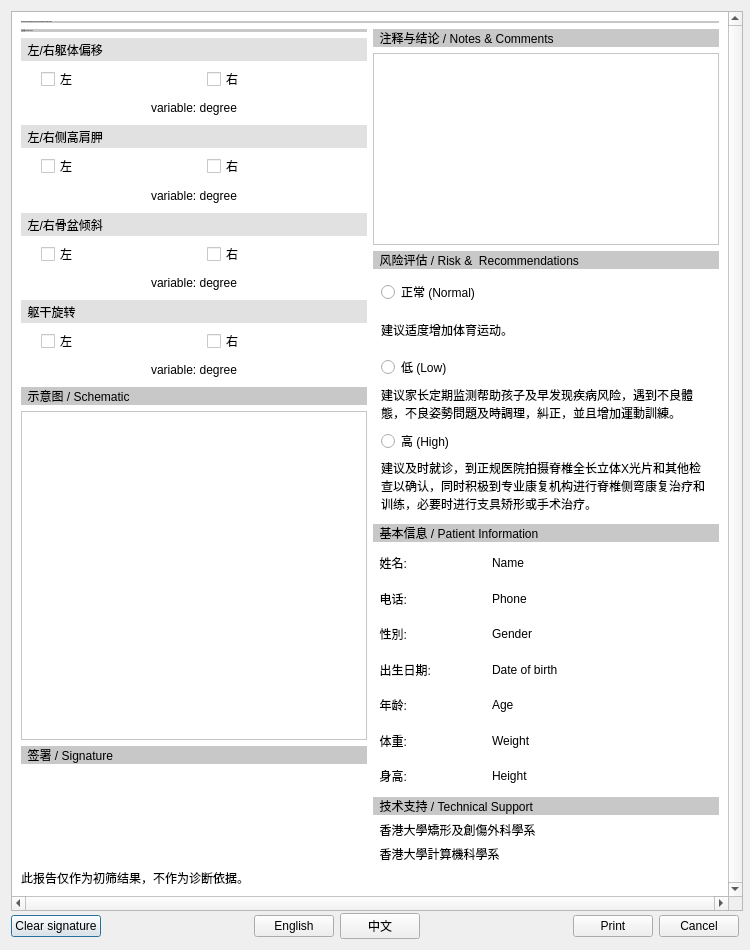
<?xml version="1.0" encoding="UTF-8"?>
<ui version="4.0">
 <class>ReportDialog_EngUI</class>
 <widget class="QDialog" name="ReportDialog_EngUI">
  <property name="geometry">
   <rect>
    <x>0</x>
    <y>0</y>
    <width>750</width>
    <height>950</height>
   </rect>
  </property>
  <property name="minimumSize">
   <size>
    <width>600</width>
    <height>900</height>
   </size>
  </property>
  <property name="maximumSize">
   <size>
    <width>1213</width>
    <height>1485</height>
   </size>
  </property>
  <property name="windowTitle">
   <string>Report</string>
  </property>
  <layout class="QVBoxLayout" name="verticalLayout">
   <item>
    <widget class="QScrollArea" name="scrollArea">
     <property name="minimumSize">
      <size>
       <width>732</width>
       <height>900</height>
      </size>
     </property>
     <property name="maximumSize">
      <size>
       <width>1464</width>
       <height>1800</height>
      </size>
     </property>
     <property name="sizeIncrement">
      <size>
       <width>10</width>
       <height>10</height>
      </size>
     </property>
     <property name="baseSize">
      <size>
       <width>732</width>
       <height>900</height>
      </size>
     </property>
     <property name="verticalScrollBarPolicy">
      <enum>Qt::ScrollBarAlwaysOn</enum>
     </property>
     <property name="horizontalScrollBarPolicy">
      <enum>Qt::ScrollBarAlwaysOn</enum>
     </property>
     <property name="widgetResizable">
      <bool>true</bool>
     </property>
     <widget class="QWidget" name="scrollAreaWidgetContents_3">
      <property name="geometry">
       <rect>
        <x>0</x>
        <y>0</y>
        <width>713</width>
        <height>882</height>
       </rect>
      </property>
      <property name="styleSheet">
       <string notr="true">background-color: rgb(255, 255, 255);</string>
      </property>
      <layout class="QVBoxLayout" name="verticalLayout_2">
       <item>
        <layout class="QHBoxLayout" name="a_TitleLayout">
         <property name="spacing">
          <number>6</number>
         </property>
         <property name="sizeConstraint">
          <enum>QLayout::SetDefaultConstraint</enum>
         </property>
         <item>
          <widget class="QLabel" name="TitleLabel">
           <property name="maximumSize">
            <size>
             <width>16777215</width>
             <height>100</height>
            </size>
           </property>
           <property name="font">
            <font>
             <family>MS Shell Dlg 2</family>
             <pointsize>-1</pointsize>
             <weight>50</weight>
             <italic>false</italic>
             <bold>false</bold>
            </font>
           </property>
           <property name="styleSheet">
            <string notr="true">
													font: 20px &quot;MS Shell Dlg 2&quot;;
													background-color: rgb(200, 200, 200);
												</string>
           </property>
           <property name="text">
            <string>Scoliosis Back Quantitative Analysis and Comparison Research Report</string>
           </property>
          </widget>
         </item>
        </layout>
       </item>
       <item>
        <layout class="QHBoxLayout" name="b_ContentLayout" stretch="1,1">
         <item>
          <layout class="QVBoxLayout" name="LeftVerticalLayout" stretch="3,3,1">
           <item>
            <layout class="QVBoxLayout" name="ResultAnalysis" stretch="1,1,1,1,1">
             <item>
              <widget class="QLabel" name="label_15">
               <property name="enabled">
                <bool>true</bool>
               </property>
               <property name="sizePolicy">
                <sizepolicy hsizetype="Preferred" vsizetype="Fixed">
                 <horstretch>0</horstretch>
                 <verstretch>0</verstretch>
                </sizepolicy>
               </property>
               <property name="font">
                <font>
                 <family>MS Shell Dlg 2</family>
                 <pointsize>-1</pointsize>
                 <weight>50</weight>
                 <italic>false</italic>
                 <bold>false</bold>
                 <underline>false</underline>
                </font>
               </property>
               <property name="styleSheet">
                <string notr="true">
																	font: 16px &quot;MS Shell Dlg 2&quot;;
																	background-color: rgb(200, 200, 200);
																</string>
               </property>
               <property name="text">
                <string>  结果分析 / Result Analysis</string>
               </property>
              </widget>
             </item>
             <item>
              <layout class="QVBoxLayout" name="ParameterBox_3">
               <item>
                <widget class="QLabel" name="nameLabel_10">
                 <property name="styleSheet">
                  <string notr="true">
																			font: 20px &quot;MS Shell Dlg 2&quot;;
																			background-color: rgb(225, 225, 225);
																		</string>
                 </property>
                 <property name="text">
                  <string>  左/右躯体偏移</string>
                 </property>
                </widget>
               </item>
               <item>
                <layout class="QHBoxLayout" name="horizontalLayout_9">
                 <property name="leftMargin">
                  <number>20</number>
                 </property>
                 <item>
                  <widget class="QCheckBox" name="leftCheckBox1">
                   <property name="styleSheet">
                    <string notr="true">
																					font: 14px &quot;MS Shell Dlg 2&quot;;
																				</string>
                   </property>
                   <property name="text">
                    <string>左</string>
                   </property>
                   <property name="checkable">
                    <bool>true</bool>
                   </property>
                   <property name="autoExclusive">
                    <bool>false</bool>
                   </property>
                  </widget>
                 </item>
                 <item>
                  <widget class="QCheckBox" name="rightCheckBox1">
                   <property name="styleSheet">
                    <string notr="true">
																					font: 14px &quot;MS Shell Dlg 2&quot;;
																				</string>
                   </property>
                   <property name="text">
                    <string>右</string>
                   </property>
                   <property name="checkable">
                    <bool>true</bool>
                   </property>
                   <property name="autoExclusive">
                    <bool>false</bool>
                   </property>
                  </widget>
                 </item>
                </layout>
               </item>
               <item>
                <widget class="QLabel" name="variable1Labe2">
                 <property name="styleSheet">
                  <string notr="true">
																			font: 16px &quot;MS Shell Dlg 2&quot;;
																		</string>
                 </property>
                 <property name="text">
                  <string>variable: degree</string>
                 </property>
                 <property name="alignment">
                  <set>Qt::AlignCenter</set>
                 </property>
                </widget>
               </item>
              </layout>
             </item>
             <item>
              <layout class="QVBoxLayout" name="ParameterBox_1">
               <item>
                <widget class="QLabel" name="nameLabel_8">
                 <property name="styleSheet">
                  <string notr="true">
																			font: 20px &quot;MS Shell Dlg 2&quot;;
																			background-color: rgb(225, 225, 225);
																		</string>
                 </property>
                 <property name="text">
                  <string>  左/右侧高肩胛</string>
                 </property>
                </widget>
               </item>
               <item>
                <layout class="QHBoxLayout" name="horizontalLayout_10" stretch="0,0">
                 <property name="leftMargin">
                  <number>20</number>
                 </property>
                 <item>
                  <widget class="QCheckBox" name="leftCheckBox2">
                   <property name="styleSheet">
                    <string notr="true">
																					font: 14px &quot;MS Shell Dlg 2&quot;;
																				</string>
                   </property>
                   <property name="text">
                    <string>左</string>
                   </property>
                   <property name="checkable">
                    <bool>true</bool>
                   </property>
                   <property name="autoExclusive">
                    <bool>false</bool>
                   </property>
                  </widget>
                 </item>
                 <item>
                  <widget class="QCheckBox" name="rightCheckBox2">
                   <property name="styleSheet">
                    <string notr="true">
																					font: 14px &quot;MS Shell Dlg 2&quot;;
																				</string>
                   </property>
                   <property name="text">
                    <string>右</string>
                   </property>
                   <property name="checkable">
                    <bool>true</bool>
                   </property>
                   <property name="autoExclusive">
                    <bool>false</bool>
                   </property>
                  </widget>
                 </item>
                </layout>
               </item>
               <item>
                <widget class="QLabel" name="variable1Label4">
                 <property name="styleSheet">
                  <string notr="true">
																			font: 16px &quot;MS Shell Dlg 2&quot;;
																		</string>
                 </property>
                 <property name="text">
                  <string>variable: degree</string>
                 </property>
                 <property name="alignment">
                  <set>Qt::AlignCenter</set>
                 </property>
                </widget>
               </item>
              </layout>
             </item>
             <item>
              <layout class="QVBoxLayout" name="ParameterBox_2">
               <item>
                <widget class="QLabel" name="nameLabel_9">
                 <property name="styleSheet">
                  <string notr="true">
																			font: 20px &quot;MS Shell Dlg 2&quot;;
																			background-color: rgb(225, 225, 225);
																		</string>
                 </property>
                 <property name="text">
                  <string>  左/右骨盆倾斜</string>
                 </property>
                </widget>
               </item>
               <item>
                <layout class="QHBoxLayout" name="horizontalLayout_11">
                 <property name="leftMargin">
                  <number>20</number>
                 </property>
                 <item>
                  <widget class="QCheckBox" name="leftCheckBox3">
                   <property name="styleSheet">
                    <string notr="true">
																					font: 14px &quot;MS Shell Dlg 2&quot;;
																				</string>
                   </property>
                   <property name="text">
                    <string>左</string>
                   </property>
                   <property name="checkable">
                    <bool>true</bool>
                   </property>
                   <property name="autoExclusive">
                    <bool>false</bool>
                   </property>
                  </widget>
                 </item>
                 <item>
                  <widget class="QCheckBox" name="rightCheckBox3">
                   <property name="styleSheet">
                    <string notr="true">
																					font: 14px &quot;MS Shell Dlg 2&quot;;
																				</string>
                   </property>
                   <property name="text">
                    <string>右</string>
                   </property>
                   <property name="checkable">
                    <bool>true</bool>
                   </property>
                   <property name="autoExclusive">
                    <bool>false</bool>
                   </property>
                  </widget>
                 </item>
                </layout>
               </item>
               <item>
                <widget class="QLabel" name="variable1Label6">
                 <property name="styleSheet">
                  <string notr="true">
																			font: 16px &quot;MS Shell Dlg 2&quot;;
																		</string>
                 </property>
                 <property name="text">
                  <string>variable: degree</string>
                 </property>
                 <property name="alignment">
                  <set>Qt::AlignCenter</set>
                 </property>
                </widget>
               </item>
              </layout>
             </item>
             <item>
              <layout class="QVBoxLayout" name="ParameterBox_4">
               <item>
                <widget class="QLabel" name="nameLabel_11">
                 <property name="styleSheet">
                  <string notr="true">
																			font: 20px &quot;MS Shell Dlg 2&quot;;
																			background-color: rgb(225, 225, 225);
																		</string>
                 </property>
                 <property name="text">
                  <string>  躯干旋转</string>
                 </property>
                </widget>
               </item>
               <item>
                <layout class="QHBoxLayout" name="horizontalLayout_12">
                 <property name="leftMargin">
                  <number>20</number>
                 </property>
                 <item>
                  <widget class="QCheckBox" name="leftCheckBox4">
                   <property name="styleSheet">
                    <string notr="true">
																					font: 14px &quot;MS Shell Dlg 2&quot;;
																				</string>
                   </property>
                   <property name="text">
                    <string>左</string>
                   </property>
                   <property name="checkable">
                    <bool>true</bool>
                   </property>
                   <property name="autoExclusive">
                    <bool>false</bool>
                   </property>
                  </widget>
                 </item>
                 <item>
                  <widget class="QCheckBox" name="rightCheckBox4">
                   <property name="styleSheet">
                    <string notr="true">
																					font: 14px &quot;MS Shell Dlg 2&quot;;
																				</string>
                   </property>
                   <property name="text">
                    <string>右</string>
                   </property>
                   <property name="checkable">
                    <bool>true</bool>
                   </property>
                   <property name="autoExclusive">
                    <bool>false</bool>
                   </property>
                  </widget>
                 </item>
                </layout>
               </item>
               <item>
                <widget class="QLabel" name="variable1Label8">
                 <property name="styleSheet">
                  <string notr="true">
																			font: 16px &quot;MS Shell Dlg 2&quot;;
																		</string>
                 </property>
                 <property name="text">
                  <string>variable: degree</string>
                 </property>
                 <property name="alignment">
                  <set>Qt::AlignCenter</set>
                 </property>
                </widget>
               </item>
              </layout>
             </item>
            </layout>
           </item>
           <item>
            <layout class="QVBoxLayout" name="Image">
             <item>
              <widget class="QLabel" name="label_7">
               <property name="sizePolicy">
                <sizepolicy hsizetype="Preferred" vsizetype="Fixed">
                 <horstretch>0</horstretch>
                 <verstretch>0</verstretch>
                </sizepolicy>
               </property>
               <property name="autoFillBackground">
                <bool>false</bool>
               </property>
               <property name="styleSheet">
                <string notr="true">
																	font: 16px &quot;MS Shell Dlg 2&quot;;
																	background-color: rgb(200, 200, 200);
																</string>
               </property>
               <property name="text">
                <string>  示意图 / Schematic</string>
               </property>
              </widget>
             </item>
             <item>
              <widget class="QGraphicsView" name="graphicsView">
               <property name="mouseTracking">
                <bool>false</bool>
               </property>
               <property name="tabletTracking">
                <bool>false</bool>
               </property>
               <property name="acceptDrops">
                <bool>true</bool>
               </property>
               <property name="interactive">
                <bool>false</bool>
               </property>
              </widget>
             </item>
            </layout>
           </item>
           <item>
            <layout class="QVBoxLayout" name="Signature" stretch="1,0">
             <item>
              <widget class="QLabel" name="label_17">
               <property name="sizePolicy">
                <sizepolicy hsizetype="Preferred" vsizetype="Fixed">
                 <horstretch>0</horstretch>
                 <verstretch>0</verstretch>
                </sizepolicy>
               </property>
               <property name="styleSheet">
                <string notr="true">
																	font: 16px &quot;MS Shell Dlg 2&quot;;
																	background-color: rgb(200, 200, 200);
																</string>
               </property>
               <property name="text">
                <string>  签署 / Signature</string>
               </property>
              </widget>
             </item>
             <item>
              <widget class="ScribbleArea" name="signView" native="true"/>
             </item>
            </layout>
           </item>
          </layout>
         </item>
         <item>
          <layout class="QVBoxLayout" name="RightVerticalLayout" stretch="0,1,1,0">
           <item>
            <layout class="QVBoxLayout" name="Comments">
             <item>
              <widget class="QLabel" name="label_6">
               <property name="sizePolicy">
                <sizepolicy hsizetype="Preferred" vsizetype="Fixed">
                 <horstretch>0</horstretch>
                 <verstretch>0</verstretch>
                </sizepolicy>
               </property>
               <property name="styleSheet">
                <string notr="true">
																	font: 16px &quot;MS Shell Dlg 2&quot;;
																	background-color: rgb(200, 200, 200);
																</string>
               </property>
               <property name="text">
                <string>  注释与结论 / Notes &amp; Comments</string>
               </property>
              </widget>
             </item>
             <item>
              <widget class="QTextEdit" name="textEdit_2"/>
             </item>
            </layout>
           </item>
           <item>
            <layout class="QVBoxLayout" name="Evaluation" stretch="0,0">
             <item>
              <widget class="QLabel" name="label">
               <property name="sizePolicy">
                <sizepolicy hsizetype="Preferred" vsizetype="Fixed">
                 <horstretch>0</horstretch>
                 <verstretch>0</verstretch>
                </sizepolicy>
               </property>
               <property name="styleSheet">
                <string notr="true">
																	font: 16px &quot;MS Shell Dlg 2&quot;;
																	background-color: rgb(200, 200, 200);
																</string>
               </property>
               <property name="text">
                <string>  风险评估 / Risk &amp;  Recommendations</string>
               </property>
              </widget>
             </item>
             <item>
              <layout class="QVBoxLayout" name="verticalLayout_3" stretch="1,0,1,0,1,0">
               <property name="leftMargin">
                <number>8</number>
               </property>
               <property name="topMargin">
                <number>5</number>
               </property>
               <property name="rightMargin">
                <number>8</number>
               </property>
               <property name="bottomMargin">
                <number>5</number>
               </property>
               <item>
                <widget class="QRadioButton" name="radioButton">
                 <property name="styleSheet">
                  <string notr="true">
																			font: 16px &quot;MS Shell Dlg 2&quot;;
																		</string>
                 </property>
                 <property name="text">
                  <string>正常 (Normal)</string>
                 </property>
                </widget>
               </item>
               <item>
                <widget class="QLabel" name="label_18">
                 <property name="styleSheet">
                  <string notr="true">font: 12px &quot;MS Shell Dlg 2&quot;;</string>
                 </property>
                 <property name="text">
                  <string>建议适度增加体育运动。</string>
                 </property>
                 <property name="wordWrap">
                  <bool>true</bool>
                 </property>
                </widget>
               </item>
               <item>
                <widget class="QRadioButton" name="radioButton_3">
                 <property name="styleSheet">
                  <string notr="true">
																			font: 16px &quot;MS Shell Dlg 2&quot;;
																		</string>
                 </property>
                 <property name="text">
                  <string>低 (Low)</string>
                 </property>
                </widget>
               </item>
               <item>
                <widget class="QLabel" name="label_19">
                 <property name="styleSheet">
                  <string notr="true">font: 12px &quot;MS Shell Dlg 2&quot;;</string>
                 </property>
                 <property name="text">
                  <string>建议家长定期监测帮助孩子及早发现疾病风险，遇到不良體態，不良姿勢問題及時調理，糾正，並且增加運動訓練。 </string>
                 </property>
                 <property name="scaledContents">
                  <bool>false</bool>
                 </property>
                 <property name="wordWrap">
                  <bool>true</bool>
                 </property>
                </widget>
               </item>
               <item>
                <widget class="QRadioButton" name="radioButton_2">
                 <property name="styleSheet">
                  <string notr="true">
																			font: 16px &quot;MS Shell Dlg 2&quot;;
																		</string>
                 </property>
                 <property name="text">
                  <string>高 (High)</string>
                 </property>
                </widget>
               </item>
               <item>
                <widget class="QLabel" name="label_20">
                 <property name="styleSheet">
                  <string notr="true">font: 12px &quot;MS Shell Dlg 2&quot;;</string>
                 </property>
                 <property name="text">
                  <string>建议及时就诊，到正规医院拍摄脊椎全长立体X光片和其他检查以确认，同时积极到专业康复机构进行脊椎侧弯康复治疗和训练，必要时进行支具矫形或手术治疗。</string>
                 </property>
                 <property name="wordWrap">
                  <bool>true</bool>
                 </property>
                </widget>
               </item>
              </layout>
             </item>
            </layout>
           </item>
           <item>
            <layout class="QVBoxLayout" name="PersonalInfo">
             <item>
              <widget class="QLabel" name="label_2">
               <property name="sizePolicy">
                <sizepolicy hsizetype="Preferred" vsizetype="Fixed">
                 <horstretch>0</horstretch>
                 <verstretch>0</verstretch>
                </sizepolicy>
               </property>
               <property name="styleSheet">
                <string notr="true">
																	font: 16px &quot;MS Shell Dlg 2&quot;;
																	background-color: rgb(200, 200, 200);
																</string>
               </property>
               <property name="text">
                <string>  基本信息 / Patient Information</string>
               </property>
              </widget>
             </item>
             <item>
              <layout class="QHBoxLayout" name="horizontalLayout_8" stretch="1,2">
               <item>
                <widget class="QLabel" name="label_8">
                 <property name="styleSheet">
                  <string notr="true">
																			font: 12px &quot;MS Shell Dlg 2&quot;;
																		</string>
                 </property>
                 <property name="text">
                  <string>  姓名: </string>
                 </property>
                </widget>
               </item>
               <item>
                <widget class="QLabel" name="NameLabel">
                 <property name="styleSheet">
                  <string notr="true">
																			font: 12px &quot;MS Shell Dlg 2&quot;;
																		</string>
                 </property>
                 <property name="text">
                  <string>Name</string>
                 </property>
                </widget>
               </item>
              </layout>
             </item>
             <item>
              <layout class="QHBoxLayout" name="horizontalLayout_7" stretch="1,2">
               <item>
                <widget class="QLabel" name="label_9">
                 <property name="styleSheet">
                  <string notr="true">
																			font: 12px &quot;MS Shell Dlg 2&quot;;
																		</string>
                 </property>
                 <property name="text">
                  <string>  电话: </string>
                 </property>
                </widget>
               </item>
               <item>
                <widget class="QLabel" name="PhoneLabel">
                 <property name="styleSheet">
                  <string notr="true">
																			font: 12px &quot;MS Shell Dlg 2&quot;;
																		</string>
                 </property>
                 <property name="text">
                  <string>Phone</string>
                 </property>
                </widget>
               </item>
              </layout>
             </item>
             <item>
              <layout class="QHBoxLayout" name="horizontalLayout_2" stretch="1,2">
               <item>
                <widget class="QLabel" name="label_10">
                 <property name="styleSheet">
                  <string notr="true">
																			font: 12px &quot;MS Shell Dlg 2&quot;;
																		</string>
                 </property>
                 <property name="text">
                  <string>  性別: </string>
                 </property>
                </widget>
               </item>
               <item>
                <widget class="QLabel" name="GenerLabel">
                 <property name="styleSheet">
                  <string notr="true">
																			font: 12px &quot;MS Shell Dlg 2&quot;;
																		</string>
                 </property>
                 <property name="text">
                  <string>Gender</string>
                 </property>
                </widget>
               </item>
              </layout>
             </item>
             <item>
              <layout class="QHBoxLayout" name="horizontalLayout_3" stretch="1,2">
               <item>
                <widget class="QLabel" name="label_11">
                 <property name="styleSheet">
                  <string notr="true">
																			font: 12px &quot;MS Shell Dlg 2&quot;;
																		</string>
                 </property>
                 <property name="text">
                  <string>  出生日期: </string>
                 </property>
                </widget>
               </item>
               <item>
                <widget class="QLabel" name="BirthLabel">
                 <property name="styleSheet">
                  <string notr="true">
																			font: 12px &quot;MS Shell Dlg 2&quot;;
																		</string>
                 </property>
                 <property name="text">
                  <string>Date of birth</string>
                 </property>
                </widget>
               </item>
              </layout>
             </item>
             <item>
              <layout class="QHBoxLayout" name="horizontalLayout_6" stretch="1,2">
               <item>
                <widget class="QLabel" name="label_12">
                 <property name="styleSheet">
                  <string notr="true">
																			font: 12px &quot;MS Shell Dlg 2&quot;;
																		</string>
                 </property>
                 <property name="text">
                  <string>  年龄: </string>
                 </property>
                </widget>
               </item>
               <item>
                <widget class="QLabel" name="AgeLabel">
                 <property name="styleSheet">
                  <string notr="true">
																			font: 12px &quot;MS Shell Dlg 2&quot;;
																		</string>
                 </property>
                 <property name="text">
                  <string>Age</string>
                 </property>
                </widget>
               </item>
              </layout>
             </item>
             <item>
              <layout class="QHBoxLayout" name="horizontalLayout_5" stretch="1,2">
               <item>
                <widget class="QLabel" name="label_13">
                 <property name="styleSheet">
                  <string notr="true">
																			font: 12px &quot;MS Shell Dlg 2&quot;;
																		</string>
                 </property>
                 <property name="text">
                  <string>  体重: </string>
                 </property>
                </widget>
               </item>
               <item>
                <widget class="QLabel" name="WeightLabel">
                 <property name="styleSheet">
                  <string notr="true">
																			font: 12px &quot;MS Shell Dlg 2&quot;;
																		</string>
                 </property>
                 <property name="text">
                  <string>Weight</string>
                 </property>
                </widget>
               </item>
              </layout>
             </item>
             <item>
              <layout class="QHBoxLayout" name="horizontalLayout_4" stretch="1,2">
               <item>
                <widget class="QLabel" name="label_22">
                 <property name="styleSheet">
                  <string notr="true">
																			font: 12px &quot;MS Shell Dlg 2&quot;;
																		</string>
                 </property>
                 <property name="text">
                  <string>  身高: </string>
                 </property>
                </widget>
               </item>
               <item>
                <widget class="QLabel" name="HeightLabel">
                 <property name="styleSheet">
                  <string notr="true">
																			font: 12px &quot;MS Shell Dlg 2&quot;;
																		</string>
                 </property>
                 <property name="text">
                  <string>Height</string>
                 </property>
                </widget>
               </item>
              </layout>
             </item>
            </layout>
           </item>
           <item>
            <layout class="QVBoxLayout" name="TechnicalSupport">
             <item>
              <widget class="QLabel" name="label_14">
               <property name="sizePolicy">
                <sizepolicy hsizetype="Preferred" vsizetype="Fixed">
                 <horstretch>0</horstretch>
                 <verstretch>0</verstretch>
                </sizepolicy>
               </property>
               <property name="styleSheet">
                <string notr="true">
																	font: 16px &quot;MS Shell Dlg 2&quot;;
																	background-color: rgb(200, 200, 200);
																</string>
               </property>
               <property name="text">
                <string>  技术支持 / Technical Support</string>
               </property>
              </widget>
             </item>
             <item>
              <widget class="QLabel" name="label_16">
               <property name="styleSheet">
                <string notr="true">
																	font: 12px &quot;MS Shell Dlg 2&quot;;
																</string>
               </property>
               <property name="text">
                <string>  香港大學矯形及創傷外科學系</string>
               </property>
              </widget>
             </item>
             <item>
              <widget class="QLabel" name="label_3">
               <property name="styleSheet">
                <string notr="true">
																	font: 12px &quot;MS Shell Dlg 2&quot;;
																</string>
               </property>
               <property name="text">
                <string>  香港大學計算機科學系</string>
               </property>
              </widget>
             </item>
            </layout>
           </item>
          </layout>
         </item>
        </layout>
       </item>
       <item>
        <widget class="QLabel" name="label_4">
         <property name="styleSheet">
          <string notr="true">font: 16px &quot;MS Shell Dlg 2&quot;;</string>
         </property>
         <property name="text">
          <string>此报告仅作为初筛结果，不作为诊断依据。</string>
         </property>
        </widget>
       </item>
      </layout>
     </widget>
    </widget>
   </item>
   <item>
    <layout class="QHBoxLayout" name="horizontalLayout">
     <item>
      <widget class="QPushButton" name="clearButton">
       <property name="text">
        <string>Clear signature</string>
       </property>
      </widget>
     </item>
     <item>
      <spacer name="horizontalSpacer_2">
       <property name="orientation">
        <enum>Qt::Horizontal</enum>
       </property>
       <property name="sizeHint" stdset="0">
        <size>
         <width>40</width>
         <height>20</height>
        </size>
       </property>
      </spacer>
     </item>
     <item>
      <widget class="QPushButton" name="englishButton">
       <property name="text">
        <string>English</string>
       </property>
      </widget>
     </item>
     <item>
      <widget class="QPushButton" name="chineseButton">
       <property name="text">
        <string>中文</string>
       </property>
      </widget>
     </item>
     <item>
      <spacer name="horizontalSpacer">
       <property name="orientation">
        <enum>Qt::Horizontal</enum>
       </property>
       <property name="sizeHint" stdset="0">
        <size>
         <width>40</width>
         <height>20</height>
        </size>
       </property>
      </spacer>
     </item>
     <item>
      <widget class="QPushButton" name="printButton">
       <property name="enabled">
        <bool>true</bool>
       </property>
       <property name="text">
        <string>Print</string>
       </property>
      </widget>
     </item>
     <item>
      <widget class="QPushButton" name="cancelButton">
       <property name="text">
        <string>Cancel</string>
       </property>
      </widget>
     </item>
    </layout>
   </item>
  </layout>
 </widget>
 <customwidgets>
  <customwidget>
   <class>ScribbleArea</class>
   <extends>QWidget</extends>
   <header>scribblearea.h</header>
   <container>1</container>
  </customwidget>
 </customwidgets>
 <resources/>
 <connections>
  <connection>
   <sender>cancelButton</sender>
   <signal>clicked()</signal>
   <receiver>ReportDialog_EngUI</receiver>
   <slot>reject()</slot>
   <hints>
    <hint type="sourcelabel">
     <x>1131</x>
     <y>340</y>
    </hint>
    <hint type="destinationlabel">
     <x>179</x>
     <y>282</y>
    </hint>
   </hints>
  </connection>
 </connections>
</ui>
